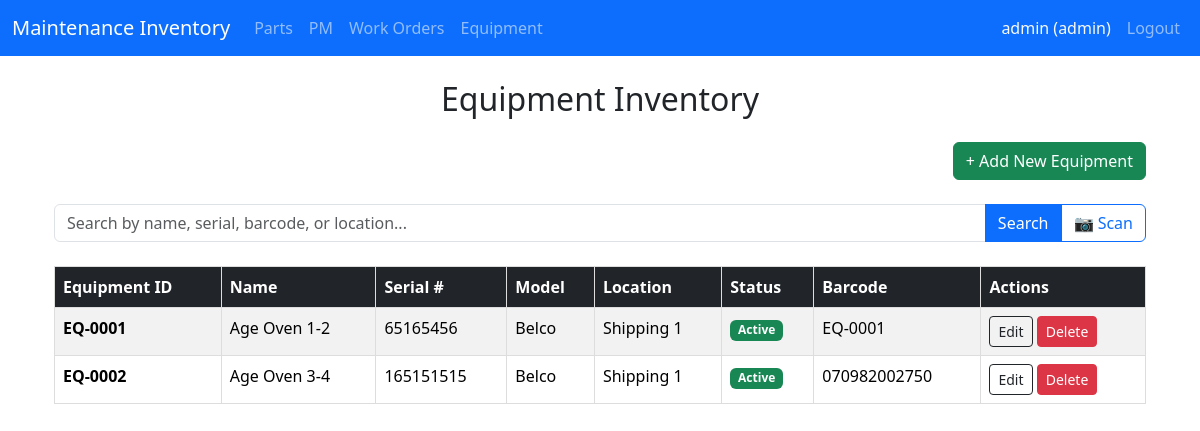
The app's page /equipment/ (signed in) with its own data.
### app/models/user.py (models this page shows, shortened)
class User(UserMixin, db.Model):
    __tablename__ = 'users'
    id = db.Column(db.Integer, primary_key=True)
    username = db.Column(db.String(80), unique=True, nullable=False)
    password_hash = db.Column(db.String(256), nullable=False)
    role = db.Column(db.String(20), default='technician')
    must_change_password = db.Column(db.Boolean, default=True)
    created_at = db.Column(db.DateTime, default=datetime.now)
    email = db.Column(db.String(120), unique=True, nullable=True)

### app/models/equipment.py (models this page shows, shortened)
class Equipment(db.Model):
    __tablename__ = 'equipment'
    id = db.Column(db.Integer, primary_key=True)
    equipment_id = db.Column(db.String(50), unique=True, nullable=False)  # Public ID like EQ-0001
    name = db.Column(db.String(150), nullable=False)
    serial_number = db.Column(db.String(100), unique=True, nullable=True)
    model = db.Column(db.String(100))
    manufacturer = db.Column(db.String(100))
    location = db.Column(db.String(100))
    purchase_date = db.Column(db.Date, nullable=True)
    status = db.Column(db.String(50), default='Active')
    barcode = db.Column(db.String(100), unique=True, nullable=True)
    notes = db.Column(db.Text)
    created_at = db.Column(db.DateTime, default=datetime.now)

### app/routes/equipment.py (the view)
@bp.route('/')
@login_required
def index():
    query = request.args.get('q', '').strip()
    if query:
        equipment_list = Equipment.query.filter(
            (Equipment.equipment_id.ilike(f'%{query}%')) |
            (Equipment.name.ilike(f'%{query}%')) |
            (Equipment.serial_number.ilike(f'%{query}%')) |
            (Equipment.barcode.ilike(f'%{query}%')) |
            (Equipment.location.ilike(f'%{query}%'))
        ).order_by(Equipment.equipment_id).all()
    else:
        equipment_list = Equipment.query.order_by(Equipment.equipment_id).all()
    return render_template('equipment/list.html', equipment_list=equipment_list)

### app/templates/equipment/list.html (shortened to what this page needs)
{% extends "base.html" %}
{% block content %}
<div class="container mt-4">
    <h2 class="mb-4 text-center">Equipment Inventory</h2>
    <div class="mb-4 text-end">
        <a href="{{ url_for('equipment.new') }}" class="btn btn-success">+ Add New Equipment</a>
    </div>
    <div class="input-group mb-4">
        <input type="text" id="search-input" class="form-control" placeholder="Search by name, serial, barcode, or location...">
        <button class="btn btn-primary" onclick="searchEquipment()">Search</button>
        <button class="btn btn-outline-primary" onclick="startScanning()">📷 Scan</button>
    </div>
    <div id="table-view">
        <table class="table table-striped">
            <thead class="table-dark">
                <tr>
                    <th>Equipment ID</th>
                    <th>Name</th>
                    <th>Serial #</th>
                    <th>Model</th>
                    <th>Location</th>
                    <th>Status</th>
                    <th>Barcode</th>
                    <th>Actions</th>
                </tr>
            </thead>
            <tbody>
                {% for eq in equipment_list %}
                <tr>
                    <td><strong>{{ eq.equipment_id }}</strong></td>
                    <td>{{ eq.name }}</td>
                    <td>{{ eq.serial_number or '-' }}</td>
                    <td>{{ eq.model or '-' }}</td>
                    <td>{{ eq.location or '-' }}</td>
                    <td><span class="badge bg-{{ 'success' if eq.status == 'Active' else 'warning' }}">{{ eq.status }}</span></td>
                    <td>{{ eq.barcode or '-' }}</td>
                    <td>
                        <a href="{{ url_for('equipment.edit', id=eq.id) }}" class="btn btn-sm btn-outline-dark">Edit</a>
                        {% if current_user.role == 'admin' %}
                        <button class="btn btn-sm btn-danger" onclick="deleteEquipment({{ eq.id }})">Delete</button>
                        {% endif %}
                    </td>
                </tr>
                {% else %}
                <tr><td colspan="8" class="text-center">No equipment found.</td></tr>
                {% endfor %}
            </tbody>
        </table>
    </div>
</div>
{% endblock %}

### app/templates/base.html (shortened to what this page needs)
<!DOCTYPE html>
<html lang="en">
<head>
    <link href="https://cdn.jsdelivr.net/npm/bootstrap@5.3.3/dist/css/bootstrap.min.css" rel="stylesheet">
</head>
<body>
<nav class="navbar navbar-expand-lg navbar-dark bg-primary sticky-top">
    <div class="container-fluid">
        <a class="navbar-brand" href="{{ url_for('dashboard.index') }}">Maintenance Inventory</a>
        <div class="collapse navbar-collapse" id="navbarNav">
            <ul class="navbar-nav me-auto">
                <li class="nav-item">
                    <a class="nav-link" href="{{ url_for('parts.index') }}">Parts</a>
                </li>
                <li class="nav-item">
                    <a class="nav-link" href="{{ url_for('pm.index') }}">PM</a>
                </li>
                <li class="nav-item">
                    <a class="nav-link" href="{{ url_for('workorder.index') }}">Work Orders</a>
                </li>
                <li class="nav-item">
                    <a class="nav-link" href="{{ url_for('equipment.index') }}">Equipment</a>
                </li>
            </ul>
            <ul class="navbar-nav ms-auto">
                <li class="nav-item">
                    <span class="nav-link text-light">
                        {{ current_user.username }} ({{ current_user.role }})
                    </span>
                </li>
                <li class="nav-item">
                    <a class="nav-link" href="{{ url_for('auth.logout') }}">Logout</a>
                </li>
            </ul>
        </div>
    </div>
</nav>
    <div class="container mt-4">
        {% block content %}{% endblock %}
    </div>
</body>
</html>

### app/templates/base.html (style rules this page uses)
table { width: 100%; border-collapse: collapse; margin-top: 10px; }
th, td { border: 1px solid #ddd; padding: 8px; text-align: left; }
th { background-color: #f2f2f2; cursor: pointer; }

### records on screen
User: username "admin", role "admin"
Equipment: equipment_id "EQ-0001", name "Age Oven 1-2", serial_number "65165456", model "Belco", location "Shipping 1", status "Active", barcode "EQ-0001"
Equipment: equipment_id "EQ-0002", name "Age Oven 3-4", serial_number "165151515", model "Belco", location "Shipping 1", status "Active", barcode "070982002750"
